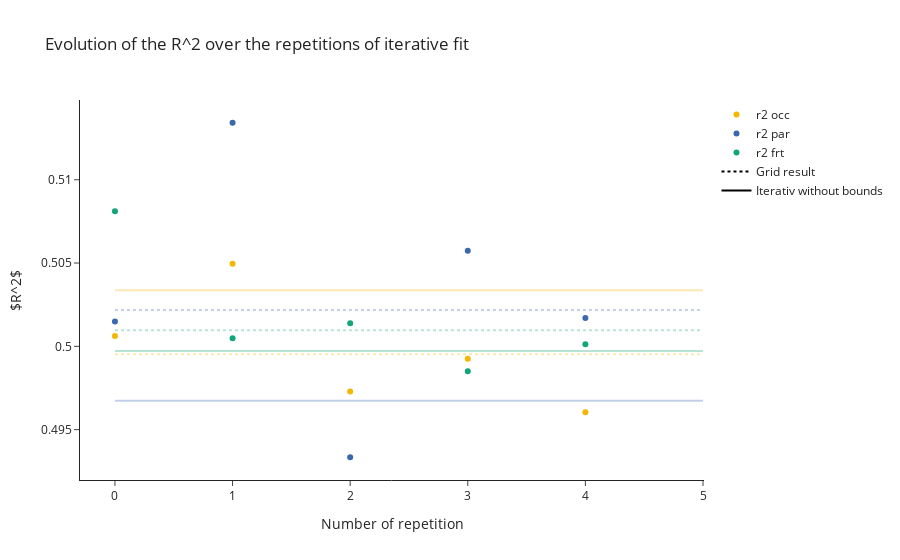

The code cell stored with this chart in its notebook:
### Markdown cell above
# Figure 1

### Code cell
fig = go.Figure()
colors =['rgb(242, 183, 1)','rgb(57, 105, 172)','rgb(17, 165, 121)','rgb(127, 60, 141)']
for i , roi in enumerate(rois) :
    # select roi data 
    df_roi = gauss_fit_mat_repeat[roi_verts[roi],:,:]
    
    r2_mean =np.mean(df_roi[:,-1,2:],axis=0)
    r2_grid_mean = np.mean(df_roi[:,-1,grid_place])
    r2_bd_mean = np.mean(df_roi[:,-1,no_bd])

    
    # plot R2 roi
    fig.add_trace(go.Scatter(
        y=r2_mean,
        mode='markers',
        name='r2 {}'.format(roi),
        line_color=colors[i],
        showlegend=True))

    # plot r2 without bound
    fig.add_shape(
        type='line',
        x0=0, y0=r2_bd_mean, x1=n_repeat, y1=r2_bd_mean,
        line=dict(color=colors[i], width=2, dash='dot'),
        name='R2 without bound')

    # plot r2 grid
    fig.add_shape(
        type='line',
        x0=0, y0=r2_grid_mean, x1=n_repeat, y1=r2_grid_mean,
        line=dict(color=colors[i], width=2, dash='solid'), 
        name='R2 grid')
    
# for the legend
fig.add_trace(go.Scatter(x=[None],
                          y=[None],
                          mode='lines',
                          line=dict(color='black', width=2, dash='dot'),
                          name='Grid result'))

fig.add_trace(go.Scatter(x=[None],
                          y=[None],
                          mode='lines',
                          line=dict(color='black', width=2, dash='solid'),
                          name='Iterativ without bounds'))

fig.update_layout(template='simple_white',
                  title = 'Evolution of the R^2 over the repetitions of iterative fit',
                  xaxis_title = 'Number of repetition',
                  yaxis_title = '$R^2$')
fig.show()

### Figure 1 — Plotly figure (JSON) as saved in the notebook; plotly's stock layout.template omitted (floating-point values rounded to 4 significant figures)
{"data": [{"line": {"color": "rgb(242, 183, 1)"}, "mode": "markers", "name": "r2 occ", "showlegend": true, "type": "scatter", "y": [0.5006, 0.505, 0.4973, 0.4993, 0.496]}, {"line": {"color": "rgb(57, 105, 172)"}, "mode": "markers", "name": "r2 par", "showlegend": true, "type": "scatter", "y": [0.5015, 0.5134, 0.4933, 0.5057, 0.5017]}, {"line": {"color": "rgb(17, 165, 121)"}, "mode": "markers", "name": "r2 frt", "showlegend": true, "type": "scatter", "y": [0.5081, 0.5005, 0.5014, 0.4985, 0.5001]}, {"line": {"color": "black", "dash": "dot", "width": 2}, "mode": "lines", "name": "Grid result", "type": "scatter", "x": [null], "y": [null]}, {"line": {"color": "black", "dash": "solid", "width": 2}, "mode": "lines", "name": "Iterativ without bounds", "type": "scatter", "x": [null], "y": [null]}], "layout": {"autosize": true, "shapes": [{"line": {"color": "rgb(242, 183, 1)", "dash": "dot", "width": 2}, "name": "R2 with bound", "type": "line", "x0": 0, "x1": 5, "y0": 0.4995, "y1": 0.4995}, {"line": {"color": "rgb(242, 183, 1)", "dash": "solid", "width": 2}, "name": "R2 grid", "type": "line", "x0": 0, "x1": 5, "y0": 0.5034, "y1": 0.5034}, {"line": {"color": "rgb(57, 105, 172)", "dash": "dot", "width": 2}, "name": "R2 with bound", "type": "line", "x0": 0, "x1": 5, "y0": 0.5022, "y1": 0.5022}, {"line": {"color": "rgb(57, 105, 172)", "dash": "solid", "width": 2}, "name": "R2 grid", "type": "line", "x0": 0, "x1": 5, "y0": 0.4967, "y1": 0.4967}, {"line": {"color": "rgb(17, 165, 121)", "dash": "dot", "width": 2}, "name": "R2 with bound", "type": "line", "x0": 0, "x1": 5, "y0": 0.501, "y1": 0.501}, {"line": {"color": "rgb(17, 165, 121)", "dash": "solid", "width": 2}, "name": "R2 grid", "type": "line", "x0": 0, "x1": 5, "y0": 0.4997, "y1": 0.4997}], "title": {"text": "Evolution of the R^2 over the repetitions of iterative fit"}, "xaxis": {"autorange": true, "range": [-0.3081, 5.011], "title": {"text": "Number of repetition"}}, "yaxis": {"autorange": true, "range": [0.4917, 0.5151], "title": {"text": "$R^2$"}, "type": "linear"}}}
